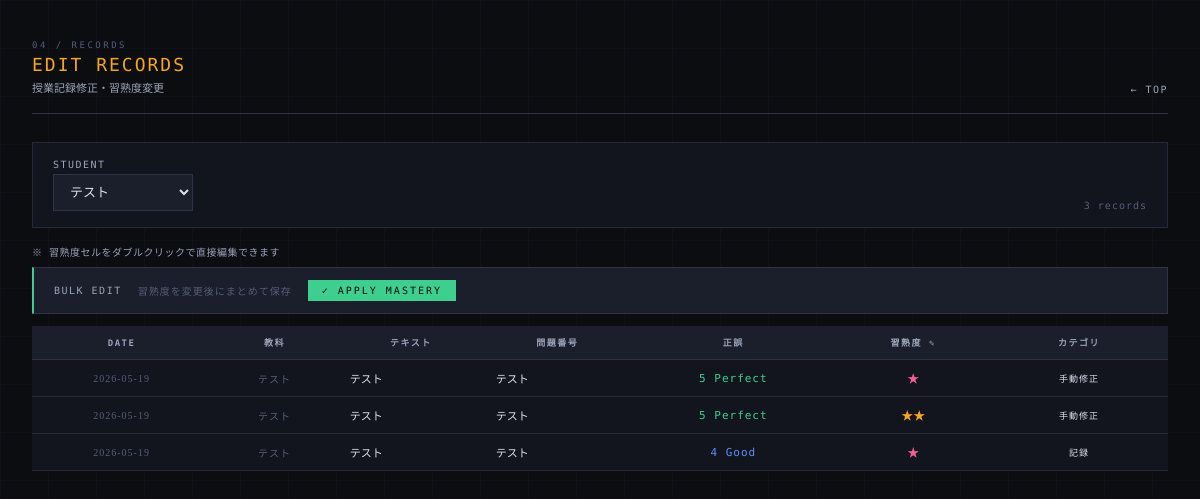
Before: /record/list with the older database file.
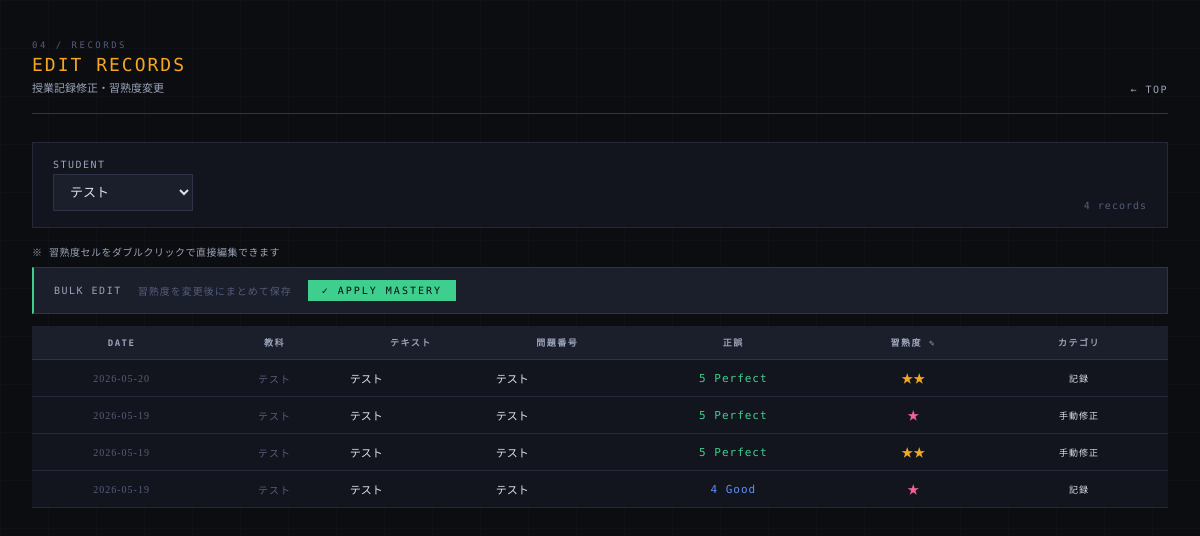
After: the same page with the newer database file.
### tables this page shows
CREATE TABLE history (
            history_id INTEGER PRIMARY KEY AUTOINCREMENT,
            student_id TEXT NOT NULL,
            problem_id INTEGER NOT NULL,
            date TEXT NOT NULL,
            correct INTEGER NOT NULL,
            mastery INTEGER NOT NULL,
            category TEXT NOT NULL, score INTEGER DEFAULT 5,
            FOREIGN KEY (student_id) REFERENCES students(student_id),
            FOREIGN KEY (problem_id) REFERENCES problems(problem_id)
        );

CREATE TABLE problems (
            problem_id INTEGER PRIMARY KEY AUTOINCREMENT,
            subject TEXT NOT NULL,
            textbook TEXT NOT NULL,
            problem_number TEXT NOT NULL,
            importance TEXT NOT NULL,
            type TEXT NOT NULL
        , instruction TEXT, difficulty INTEGER DEFAULT 3, review_value INTEGER DEFAULT 3, estimated_minutes INTEGER DEFAULT 15, textbook_id INTEGER, section_id INTEGER, order_in_textbook INTEGER, total_minutes INTEGER DEFAULT NULL);

### app.py (the view)
@app.route("/record/list")
def record_list():
    conn = get_connection()
    c = conn.cursor()
    c.execute("SELECT * FROM students ORDER BY student_id")
    students = c.fetchall()
    student_id = request.args.get("student_id",
                  students[0]["student_id"] if students else None)
    records = []
    if student_id:
        c.execute("""
            SELECT h.history_id, h.date, h.correct, h.mastery, h.category,
               h.score,
                   p.subject, p.textbook, p.problem_number
            FROM history h
            JOIN problems p ON h.problem_id = p.problem_id
            WHERE h.student_id = ?
            ORDER BY h.date DESC, h.history_id DESC
            LIMIT 100
        """, (student_id,))
        records = c.fetchall()
    conn.close()
    return render_template("record_list.html", students=students,
                           records=records, selected_student=student_id)

### database.py (called while the page is built)
def get_connection():
    conn = sqlite3.connect(DB_PATH)
    conn.row_factory = sqlite3.Row
    return conn

### templates/record_list.html (shortened to what this page needs)
<!DOCTYPE html>
<html lang="ja">
<head>
</head>
<body>
<div class="container">
  <div class="page-header fade-in">
    <div>
      <div class="page-label">04 / Records</div>
      <div class="page-title" style="color:#f5a623;">Edit Records</div>
      <div class="page-title-ja">授業記録修正・習熟度変更</div>
    </div>
    <a class="page-header-back" href="/">TOP</a>
  </div>
  <div class="filter-bar fade-in">
    <form method="GET" style="display:contents;">
      <div>
        <label>Student</label>
        <select name="student_id" onchange="this.form.submit()" style="min-width:140px;">
          {%- for s in students %}
          <option value="{{ s.student_id }}"
            {%- if s.student_id == selected_student %} selected{%- endif %}>
            {{ s.name }}
          </option>
          {%- endfor %}
        </select>
      </div>
    </form>
    <span class="meta-text" style="margin-left:auto;">{{ records|length }} records</span>
  </div>
  <div style="font-family:'DM Mono',monospace;font-size:10px;color:var(--text-muted);
    margin-bottom:8px;letter-spacing:0.5px;">
    ※ 習熟度セルをダブルクリックで直接編集できます
  </div>
  <div class="bulk-bar fade-in">
    <span class="bulk-label">Bulk Edit</span>
    <span class="meta-text">習熟度を変更後にまとめて保存</span>
    <button class="btn btn-success btn-sm" onclick="bulkUpdateMastery()">✓ Apply Mastery</button>
  </div>
  <div class="fade-in" style="overflow-x:auto;">
  <table class="data-table">
    <thead>
      <tr>
        <th>Date</th><th>教科</th><th>テキスト</th><th>問題番号</th>
        <th>正誤</th><th title="ダブルクリックで編集">習熟度 ✎</th><th>カテゴリ</th>
      </tr>
    </thead>
    <tbody>
    {%- for r in records %}
    <tr id="hrow-{{ r.history_id }}">
      <td class="meta-text" style="white-space:nowrap;">{{ r.date }}</td>
      <td class="meta-text">{{ r.subject }}</td>
      <td class="left" style="font-size:11px;max-width:160px;overflow:hidden;text-overflow:ellipsis;white-space:nowrap;">
        {{ r.textbook }}
      </td>
      <td class="left" style="font-size:11px;max-width:180px;overflow:hidden;text-overflow:ellipsis;white-space:nowrap;">
        {{ r.problem_number }}
      </td>
      <td>
        {%- set sc = r.score if r.score else (5 if r.correct == 1 else 1) %}
        {%- if sc == 5 %}
        <span style="color:var(--green);font-family:'DM Mono',monospace;font-size:11px;letter-spacing:1px;">5 Perfect</span>
        {%- elif sc == 4 %}
        <span style="color:var(--blue);font-family:'DM Mono',monospace;font-size:11px;letter-spacing:1px;">4 Good</span>
        {%- elif sc == 3 %}
        <span style="color:var(--amber);font-family:'DM Mono',monospace;font-size:11px;letter-spacing:1px;">3 Review</span>
        {%- elif sc == 2 %}
        <span style="color:var(--rose);font-family:'DM Mono',monospace;font-size:11px;letter-spacing:1px;">2 Retry</span>
        {%- else %}
        <span style="color:var(--red);font-family:'DM Mono',monospace;font-size:11px;letter-spacing:1px;">1 Failed</span>
        {%- endif %}
      </td>
      <td class="mastery-cell" data-id="{{ r.history_id }}" data-mastery="{{ r.mastery }}">
        {%- set m = r.mastery %}
        <span class="editable mastery-{{ m }}"
          ondblclick="startMasteryEdit(this, {{ r.history_id }}, {{ m }})">
          {{ '★' * m }}
        </span>
      </td>
      <td>
        <span class="badge badge-{{ r.category or '' }}">{{ r.category or '—' }}</span>
      </td>
    </tr>
    {%- endfor %}
    </tbody>
  </table>
  </div>
</div>
</body>
</html>

Changed rows visible on the page:
added history: date "2026-05-20", subject "テスト", textbook "テスト", problem_number "テスト", shows "5 Perfect", value "★★", category "記録", mastery 2 (drawn)
Other visible differences:
{{ records|length }}: "3" → "4"
